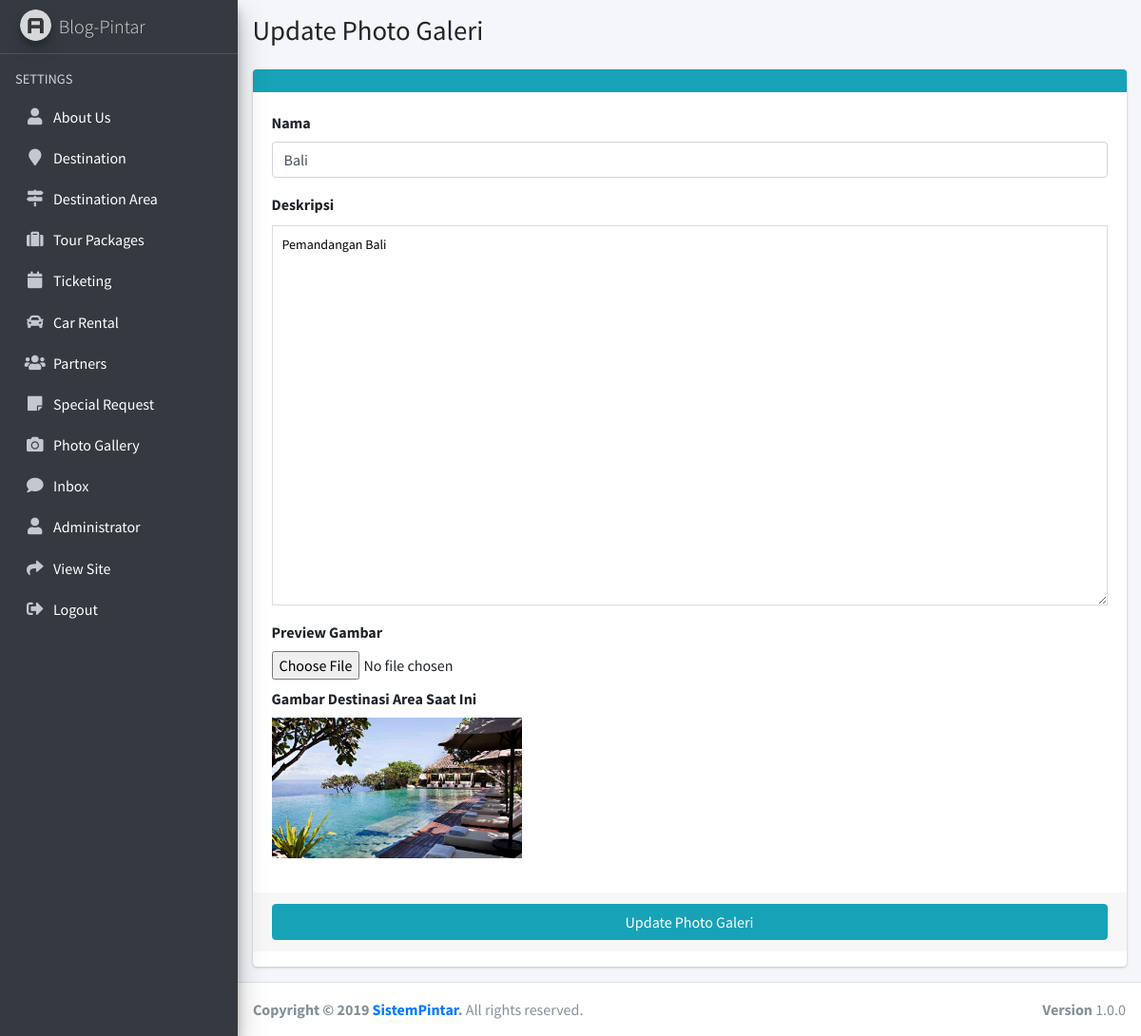
Page /admin/galeri/ubah?id=3 (signed in) on the committed database.
### tables this page shows
CREATE TABLE `galeri` (
  `id` int(11) NOT NULL,
  `nama` varchar(100) NOT NULL,
  `deskripsi` text NOT NULL,
  `gambar` varchar(100) NOT NULL
);

### admin/galeri/ubah.php (the view, shortened to what this page needs)
<?php
if(!empty($_GET['id'])){
    $id = $_GET['id'];
}
else{
    header("location:../destination-area");
}
?>
<!DOCTYPE html>
<html>
<?php include '../adm_template/head.php'; ?>
<body class="hold-transition sidebar-mini">
    <div class="wrapper">
		<?php include '../adm_template/sidebar.php'; ?>
        <div class="content-wrapper">
            <section class="content-header">
                <div class="container-fluid">
                    <div class="row mb-2">
                        <div class="col-sm-6">
                            <h1>Update Photo Galeri</h1>
                        </div>
                    </div>
                </div>
            </section>
            <section class="content">
                <div class="container-fluid">
                    <div class="row">
                        <div class="col-md-12">
                            <div class="card card-info">
                                <div class="card-header">
                                </div>
                                <form role="form" method="POST" action="ubah-aksi" enctype="multipart/form-data">
                                    <?php
                                    $queryDetailAdmin = mysqli_query($koneksi,"SELECT * FROM galeri WHERE id = $id ");
                                    $d = mysqli_fetch_assoc($queryDetailAdmin);
                                    $nama = $d['nama'];
                                    $deskripsi = $d['deskripsi'];
                                    $gambar = $d['gambar'];
                                    ?>
                                    <div class="card-body">
                                        <div class="form-group">
                                            <label for="exampleInputEmail1">Nama</label>
                                            <input name="nama" type="text" class="form-control" id="exampleInputEmail1" value="<?= $nama; ?>">
                                        </div>
                                        <div class="form-group">
                                        	<label for="exampleInputPassword1">Deskripsi</label>
                                        	<div class="card-tools" style="margin-top: -22px;">
                                        		<button type="button" class="btn btn-tool btn-sm" data-card-widget="collapse" data-toggle="tooltip" title="Collapse">
                                        			<i class="fas fa-minus"></i>
					                             </button>
					                             <button type="button" class="btn btn-tool btn-sm" data-card-widget="remove" data-toggle="tooltip"
					                                 title="Remove">
					                                 <i class="fas fa-times"></i>
					                             </button>
					                        </div>
					                        <div class="pad">
					                         	<div class="">
					                         		<textarea name="deskripsi" class="textarea" style="width: 100%; height: 400px; font-size: 14px; line-height: 18px; border: 1px solid #dddddd; padding: 10px;"><?= $deskripsi; ?>
					                                </textarea>
					                            </div>
					                        </div>
                                        </div>
                                        <div class="form-group">
                                            <label for="customFile">Preview Gambar</label>
                                            <img id="image-preview" alt="image preview"/><br/>
                                            <div class="custom-file">
                                                <input type="file" class="" name="gambar" id="image-source" onchange="previewImage();" accept="image/*">
                                            </div>
                                            <div>
                                                <?php
                                                if ($gambar == '') {
                                                    $tampakGambar = 'display:none;';
                                                }
                                                else {
                                                    echo "<label>Gambar Destinasi Area Saat Ini</label><br>";
                                                }
                                                ?>
                                                <img src="<?php echo "../../".$gambar; ?>" width="30%" style="<?php echo($tampakGambar); ?>">
                                            </div>
                                        </div>
                                    </div>
                                    <div class="card-footer">
                                        <button type="submit" class="btn btn-block btn-info">Update Photo Galeri</button>
                                    </div>
                                </form>
                            </div>
                        </div>
                    </div>
                </div>
            </section>
        </div>
        <?php include '../adm_template/footer.php'; ?>
    </div>
</body>
</html>

### rows in the picture
galeri: nama "Bali", deskripsi "Pemandangan Bali", gambar (picture)
